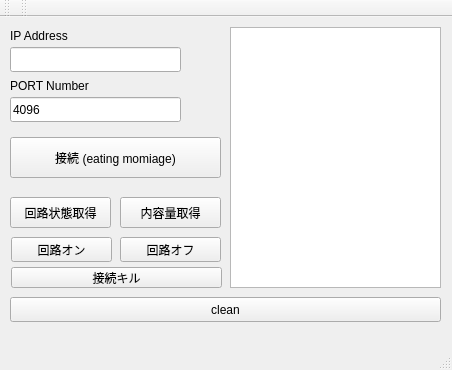
<?xml version="1.0" encoding="UTF-8"?>
<ui version="4.0">
 <class>momiage</class>
 <widget class="QMainWindow" name="momiage">
  <property name="geometry">
   <rect>
    <x>0</x>
    <y>0</y>
    <width>452</width>
    <height>370</height>
   </rect>
  </property>
  <property name="windowTitle">
   <string>momiage</string>
  </property>
  <widget class="QWidget" name="centralWidget">
   <widget class="QPushButton" name="momiage_button">
    <property name="geometry">
     <rect>
      <x>10</x>
      <y>120</y>
      <width>211</width>
      <height>41</height>
     </rect>
    </property>
    <property name="text">
     <string>接続 (eating momiage)</string>
    </property>
   </widget>
   <widget class="QTextEdit" name="output_box">
    <property name="geometry">
     <rect>
      <x>230</x>
      <y>10</y>
      <width>211</width>
      <height>261</height>
     </rect>
    </property>
   </widget>
   <widget class="QPushButton" name="content_weight_button">
    <property name="geometry">
     <rect>
      <x>120</x>
      <y>180</y>
      <width>101</width>
      <height>31</height>
     </rect>
    </property>
    <property name="text">
     <string>内容量取得</string>
    </property>
   </widget>
   <widget class="QPushButton" name="close_button">
    <property name="geometry">
     <rect>
      <x>11</x>
      <y>250</y>
      <width>211</width>
      <height>21</height>
     </rect>
    </property>
    <property name="text">
     <string>接続キル</string>
    </property>
   </widget>
   <widget class="QPushButton" name="circuit_switch_button">
    <property name="geometry">
     <rect>
      <x>10</x>
      <y>180</y>
      <width>101</width>
      <height>31</height>
     </rect>
    </property>
    <property name="text">
     <string>回路状態取得</string>
    </property>
   </widget>
   <widget class="QPushButton" name="circuit_on_button">
    <property name="geometry">
     <rect>
      <x>11</x>
      <y>220</y>
      <width>101</width>
      <height>25</height>
     </rect>
    </property>
    <property name="text">
     <string>回路オン</string>
    </property>
   </widget>
   <widget class="QPushButton" name="circuit_off_button">
    <property name="geometry">
     <rect>
      <x>120</x>
      <y>220</y>
      <width>101</width>
      <height>25</height>
     </rect>
    </property>
    <property name="text">
     <string>回路オフ</string>
    </property>
   </widget>
   <widget class="QLabel" name="label">
    <property name="geometry">
     <rect>
      <x>10</x>
      <y>10</y>
      <width>71</width>
      <height>17</height>
     </rect>
    </property>
    <property name="text">
     <string>IP Address</string>
    </property>
   </widget>
   <widget class="QLabel" name="label_2">
    <property name="geometry">
     <rect>
      <x>10</x>
      <y>60</y>
      <width>81</width>
      <height>17</height>
     </rect>
    </property>
    <property name="text">
     <string>PORT Number</string>
    </property>
   </widget>
   <widget class="QLineEdit" name="address_box">
    <property name="geometry">
     <rect>
      <x>10</x>
      <y>30</y>
      <width>171</width>
      <height>25</height>
     </rect>
    </property>
   </widget>
   <widget class="QLineEdit" name="port_box">
    <property name="geometry">
     <rect>
      <x>10</x>
      <y>80</y>
      <width>171</width>
      <height>25</height>
     </rect>
    </property>
    <property name="text">
     <string>4096</string>
    </property>
   </widget>
   <widget class="QPushButton" name="clean_button">
    <property name="geometry">
     <rect>
      <x>10</x>
      <y>280</y>
      <width>431</width>
      <height>25</height>
     </rect>
    </property>
    <property name="text">
     <string>clean</string>
    </property>
   </widget>
  </widget>
  <widget class="QMenuBar" name="menuBar">
   <property name="geometry">
    <rect>
     <x>0</x>
     <y>0</y>
     <width>452</width>
     <height>22</height>
    </rect>
   </property>
  </widget>
  <widget class="QToolBar" name="mainToolBar">
   <attribute name="toolBarArea">
    <enum>TopToolBarArea</enum>
   </attribute>
   <attribute name="toolBarBreak">
    <bool>false</bool>
   </attribute>
  </widget>
  <widget class="QStatusBar" name="statusBar"/>
  <widget class="QToolBar" name="toolBar">
   <property name="windowTitle">
    <string>toolBar</string>
   </property>
   <attribute name="toolBarArea">
    <enum>TopToolBarArea</enum>
   </attribute>
   <attribute name="toolBarBreak">
    <bool>false</bool>
   </attribute>
  </widget>
 </widget>
 <layoutdefault spacing="6" margin="11"/>
 <resources/>
 <connections/>
</ui>
